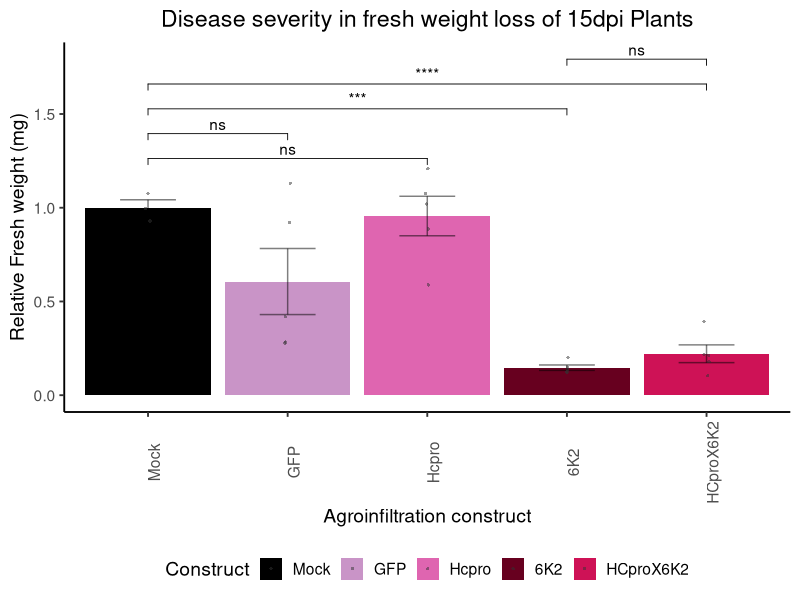
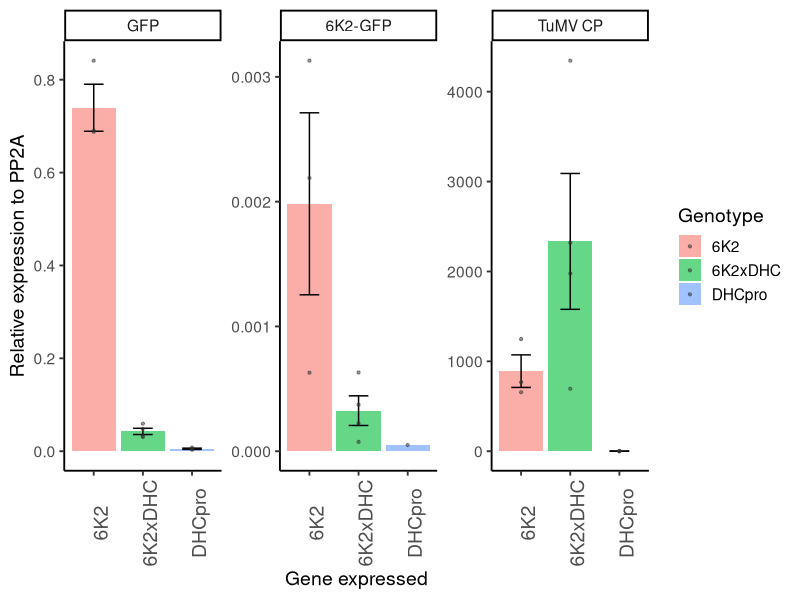
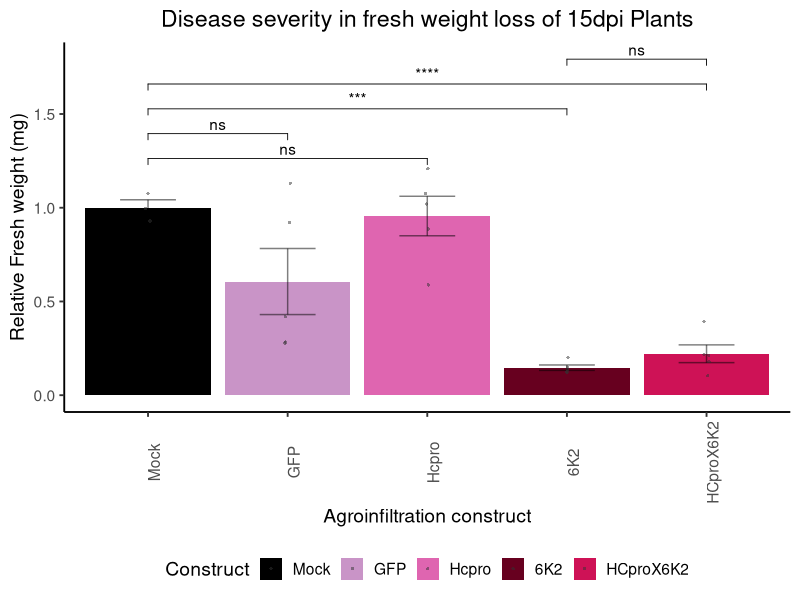

These figures' R source, in order:
## ---- chunk 1
#options(scipen=999) ; options(scipen=0)
library(ggplot2, quietly = F)
library(plyr, quietly = F)
library(ggplot2, quietly = F)
library(ggpubr, quietly = F)
library(ggrepel, quietly = T)


mgsub <- function(pattern, replacement, x, ...) {
  if (length(pattern)!=length(replacement)) {
    stop("pattern and replacement do not have the same length.")
  }
  result <- x
  for (i in 1:length(pattern)) {
    result <- gsub(fixed = T,pattern[i], replacement[i], result, ...)
  }
  result
}
## ---- chunk 2
  TuMV_FW <- read.csv("Data/BI1293_FW_Relative.csv", sep = ",", header = T)
  TuMV_FW$Construct <- factor(TuMV_FW$Construct, levels = c("Mock","GFP", "Hcpro","6K2", "HCproX6K2"))
  
# Average per contruct
  average_weights <- ddply(TuMV_FW, .(Construct), summarize, Avg_Weight = mean(FW.g.))  
    average_weights_control <- subset(average_weights, Construct == "Mock")
# Relative weigth to GFP average
  TuMV_FW$Relative_Weight <- TuMV_FW$FW.g. / average_weights_control$Avg_Weight
  
  colors <- c( "6K2" = "#67001F",  "HCproX6K2" = "#CE1256", "Hcpro" = "#DF65B0" , "GFP" = "#C994C7", "Mock" = "black")

# Plot
  TuMV_FW_plot <- ggplot(TuMV_FW, aes(x=Construct, y=Relative_Weight,fill = Construct)) +
     geom_bar(position = position_dodge(width = 0.9), stat = 'summary' ) +
  geom_errorbar(position = position_dodge(width = 0.9),stat = 'summary', width = 0.4,alpha = 0.5) + 
  geom_jitter( stat = 'identity', shape = 16, position = position_jitterdodge(0.15), size = 0.8, alpha = 0.5, color = "grey20") +
  labs(title = "Disease severity in fresh weight loss of 15dpi Plants", y = "Relative Fresh weight (mg)", x = "Agroinfiltration construct" ) +
   scale_fill_manual(values = colors) +  theme_classic(base_size = 14) +
theme(axis.text.x = element_text(angle = 90), legend.position = "bottom", plot.title = element_text(hjust = 0.5))

# Adding signifance test
comparisons <- list(
c( "Mock", "Hcpro"),
c("Mock","GFP"),
c( "Mock","6K2"),
c("Mock","HCproX6K2"),
c("6K2","HCproX6K2"))

TuMV_FW_plot_sig <-   TuMV_FW_plot +   stat_compare_means(comparisons = comparisons,  method = "t.test", label = "p.signif")
TuMV_FW_plot_sig

ggsave(device = svg, "Results/FreshWeight_TuMV.svg", plot = TuMV_FW_plot_sig,  width=8, height=6)
## ---- chunk 3
qPCRs_raw <-  read.table( "Data/Nb_TuMV_GFP_CP_6K2.csv", sep = ",", header = T)
qPCRs_fil <- qPCRs_raw[qPCRs_raw$Cq != "N/A",] 
qPCRs_fil$Cq <- as.numeric(qPCRs_fil$Cq)
qPCRs_fil_avg <- ddply(qPCRs_fil, .(Primer, Genotype,Replicate), summarize, Avg_Ct = mean(Cq) )
qPCRs_PP2A <- qPCRs_fil_avg[qPCRs_fil_avg$Primer =="PP2A",]
qPCRs_Target <- qPCRs_fil_avg[qPCRs_fil_avg$Primer !="PP2A",]

qPCRs_DCt <- merge(x = qPCRs_PP2A , y = qPCRs_Target, by =c("Genotype","Replicate"))
qPCRs_DCt$DCt <- qPCRs_DCt$Avg_Ct.y - qPCRs_DCt$Avg_Ct.x                    

qPCRs_DCt$log2DDCt <- 2^-( qPCRs_DCt$DCt )

qPCRs_DCt$Primer.y <- factor(qPCRs_DCt$Primer.y , levels = c("GFP","6K2-GFP","TuMV CP"))
 TuMV_titters <- ggplot(qPCRs_DCt, aes(x = Genotype, y = log2DDCt, fill = Genotype , group =  Genotype)) +
     geom_bar(position = position_dodge(width = 0.9), stat = 'summary', fun.data = mean_se, alpha = 0.6) +
geom_errorbar(position = position_dodge(width = 0.9),
                stat = 'summary', fun.data = mean_se, width = 0.4) + facet_wrap(~ Primer.y , scales = "free")  + 
   ylab("Relative expression to PP2A")   +  xlab("Gene expressed") +
   geom_point(position = position_dodge(width = 0.9), alpha = 0.5, size = 0.8, color = "grey20" ) + theme_classic(base_size = 14) +
   theme(axis.text.x = element_text(angle = 90,size = 14)) 
 TuMV_titters
## ---- chunk 4
qPCRs_raw <-  read.table( "Data/All_Results.csv", sep = "\t", header = T)
  
qPCRs_fil_avg <- ddply(qPCRs_raw, .(Primer, Construct,Sample_Group), summarize, Avg_Ct = mean(CQ) )


qPCRs_PP2A <- qPCRs_fil_avg[qPCRs_fil_avg$Primer =="PP2A",]
qPCRs_Target <- qPCRs_fil_avg[qPCRs_fil_avg$Primer !="PP2A",]

qPCRs_DCt <- merge(x = qPCRs_PP2A , y = qPCRs_Target, by =c("Construct","Sample_Group"))

qPCRs_DCt$DCt <- qPCRs_DCt$Avg_Ct.y - qPCRs_DCt$Avg_Ct.x                    

qPCRs_DCt$RelExpr <- 2^-( qPCRs_DCt$DCt )

qPCRs_DCt$Primer.y  <- mgsub(pattern = c("6K2","CP"), replacement = c("6K2-GFP","TuMV-CP"), x = qPCRs_DCt$Primer.y )
qPCRs_DCt$Construct <- gsub(pattern = "HX6", "6K2xDHC", qPCRs_DCt$Construct)

qPCRs_DCt$Construct <- factor(qPCRs_DCt$Construct , levels = c("GFP","HCPro","6K2","6K2xDHC"))
qPCRs_DCt$Primer.y <- factor(qPCRs_DCt$Primer.y , levels = c("GFP","6K2-GFP","TuMV-CP"))

#TuMV_RE <- ggplot(qPCRs_DCt, aes(x = Construct, y = RelExpr, fill = Construct , group =  Construct)) +
TuMV_RE <- ggplot(qPCRs_DCt[!grepl("FEM|ERV|5",qPCRs_DCt$Sample_Group),], aes(x = Construct, y = RelExpr, fill = Construct , group =  Construct)) +
#TuMV_RE <- ggplot(qPCRs_DCt[grepl("_TA",qPCRs_DCt$Sample_Group),], aes(x = Construct, y = RelExpr, fill = Construct , group =  Construct)) +
     geom_bar(position = position_dodge(width = 0.9), stat = 'summary', fun.data = mean_se, alpha = 0.6) +
geom_errorbar(position = position_dodge(width = 0.9),
                stat = 'summary', fun.data = mean_se, width = 0.4) + facet_wrap(~ Primer.y , scales = "free")  + 
   ylab("Relative expression to PP2A")   +  xlab("Plant agroinfiltrated") +
   geom_text_repel( color ="red",
             aes(label = Sample_Group,  hjust = -0.05, vjust = -0.05)) +
   geom_point(position = position_dodge(width = 0.9), alpha = 0.5, size = 0.8, color = "grey20" ) + theme_classic(base_size = 14) +
   theme(axis.text.x = element_text(angle = 90,size = 14), legend.title = element_blank(),legend.position = "none") 
